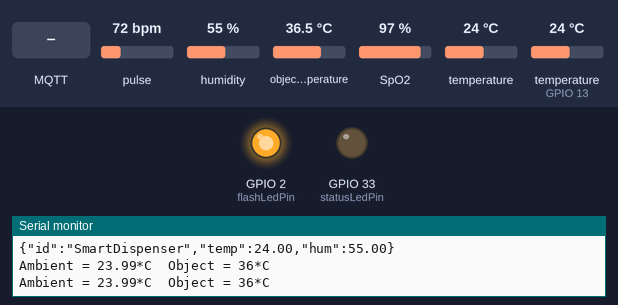
The sketch below on a simulated ESP32. On the bench: output pins drawn as LEDs (lit = HIGH), the last lines printed to the serial monitor. Inputs (shaded band) come from the test bench; at power-on: pulse 72 bpm, humidity 55 %, object temperature 36.5 °C, SpO2 97 %, temperature 24 °C, temperature (sensor on GPIO 13) 24 °C. WiFi joins after 1.5 s; servers stay silent unless stated; no MQTT or app messages arrive unless stated.

Above: at 9.7 s.
9.8 s: MQTT message "false" arrives on the first subscribed topic
At 10.7 s:
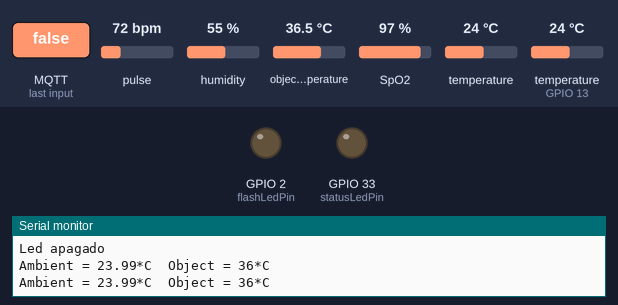
11.3 s: MQTT message "true" arrives on the first subscribed topic
At 11.8 s:
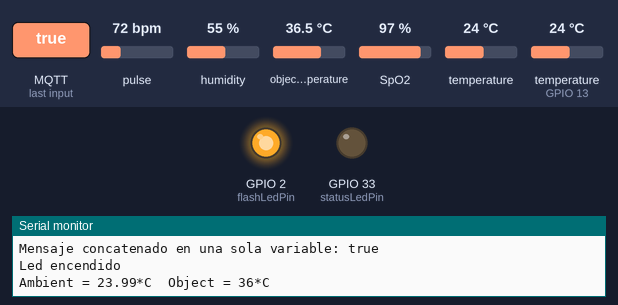
Timing chart, 0 to 14.3 s (numbered marks = the images above; inputs shaded):
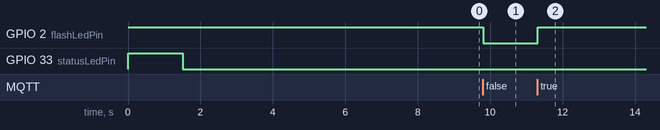

Measured:
- after the input at 9.8 s, GPIO 2 (flashLedPin): HIGH → LOW at once
- after the input at 11.3 s, GPIO 2 (flashLedPin): LOW → HIGH at once

The sketch:

SMART-DISPENSER-ESP32CAM-DHT11-MAX30102-MLX90614.ino
```cpp
/*
 * Parte de la programación esta basada: Optical SP02 Detection (SPK Algorithm) using the MAX30105 Breakout
 * By: Nathan Seidle @ SparkFun Electronics
 * Date: October 19th, 2016
 * https://github.com/sparkfun/MAX30105_Breakout
 *
 *  Parte de la programación esta basada en el programa ESP32CAM-DHT11
 * por: Hugo Escalpelo
 * Fecha: 28 de julio de 2021
 * Actualizado por: Laura del Rocio Balandrán C.
 * Fecha: 22/agosto/022
 *
 * Esta aplicación lleva a cabo la lectura del sensor DHT11 alojado dentro de un Dispesador médico inteligente usando la bliblioteca AdaFruit
 * envíando los valores de temperatura y humedad relativa por protocolo MQTT en un JSON.
 * Parte de la programación basada en el ejemplo de los programas MQTT Basic y JSON Basic del repositorio
 * del CodigoIoT.
 * Se enviará un JSON por MQTT con todas las variables. Usando el microcontrolador ESP32CAM
 * Para también conectar en paralelo el sensor MAX30102 y el MLX90614 que tomarán los indices de ritmo cardiaco, oxigenación
 * y temperatura corporal sin conctacto de un adulto mayor, para registrar los datos en una BD usando MySQL y Node-Red.
 *
 * Componente     PinESP32CAM     Estados lógicos
 * ledStatus------GPIO 33---------On=>LOW, Off=>HIGH
 * ledFlash-------GPIO 2----------On=>HIGH, Off=>LOW
 *
 * DHT11      ESP32CAM
 * S (Data)-----GPIO 13
 * GND----------GND
 * Vdd----------5V
 *
 * MAX30102     ESP32CAM
 * 5v-----------5V
 * GND----------GND
 * SDA----------14
 * SCL----------15
 *
 * MLX90614     ESP32CAM
 * 5v-----------5V
 * GND----------GND
 * SDA----------14
 * SCL----------15
 *
 * led de alerta
 * 5v-----------5V
 * GND----------GND
 * led----------GPIO 2----------On=>HIGH, Off=>LOW
 *
 */

//Bibliotecas
#include <WiFi.h>  // Biblioteca para el control de WiFi
#include <PubSubClient.h> //Biblioteca para conexion MQTT
#include "DHT.h" // Bliblioteca para el sensor DHT11
#include <Wire.h> // Biblioteca para comunicación I2C  //bilbiotecas adicionadas para el MAX30102 y MLX90614
#include "MAX30105.h" // Biblioteca del sensor
#include "spo2_algorithm.h" // Biblioteca para interpretación de señales
#include <Adafruit_MLX90614.h> // Biblioteca para el sensor de temperatura infrarrojo

#define DHTPIN 13     // Pin GPIO 13 de la ESP32CAm con el pin 2 del DHT11
#define DHTTYPE DHT11 //Configura el modelo de sensor, compatible también con DHT22

//Datos de WiFi
const char* ssid = "TROLLS";  // Aquí debes poner el nombre de tu red
const char* password = "m9EqQPk35H";  // Aquí debes poner la contraseña de tu red

//Datos del broker MQTT
const char* mqtt_server = "192.168.1.181"; // Si estas en una red local, coloca la IP asignada, en caso contrario, coloca la IP publica
IPAddress server(192,168,1,181); // 192,168,1,156

// Objetos
WiFiClient espClient; // Este objeto maneja los datos de conexion WiFi
PubSubClient client(espClient); // Este objeto maneja los datos de conexion al broker
DHT dht(DHTPIN, DHTTYPE); //Objeto que inicia el sensor
MAX30105 particleSensor; // Objeto para manejar el sensor MAX30102
Adafruit_MLX90614 mlx = Adafruit_MLX90614(); // Objeto para manejar el MLX90614

#define MAX_BRIGHTNESS 255 // Constante de brillo para el MAX30105

// Variables
int flashLedPin = 2;  // Para ser controlado por MQTT //era =4 lo cambie =2
int statusLedPin = 33; // Para indicar el estatus de conexión
long timeNow, timeLast; // Variables de control de tiempo no bloqueante
int data = 0; // Contador
//int wait = 5000;  // Indica la espera cada 5 segundos para envío de mensajes MQTT

int ledPin = 33;  // Para indicar el estatus de conexión
int ledPin2 = 2; // Para mostrar mensajes recibidos //ledPin2 = 4;  lo considere para el led de alerta ahora ledPin2 = 2;
long timeLastMQTT, timeLastMax30102, timeLastMLX; // Variables de control de tiempo no bloqueante
int wait = 5000;  // Indica la espera cada 5 segundos para envío de mensajes MQTT
int waitMax30102 = 4000; // Espera para lectura del sensor MAX30102
int waitMLX = 500; //Espera para lectura del sensor MLX90614

// Bloque de constantes necesarias para el calculo del BPM y SPO2
#if defined(__AVR_ATmega328P__) || defined(__AVR_ATmega168__)
//Arduino Uno doesn't have enough SRAM to store 100 samples of IR led data and red led data in 32-bit format
//To solve this problem, 16-bit MSB of the sampled data will be truncated. Samples become 16-bit data.
uint16_t irBuffer[100]; //infrared LED sensor data
uint16_t redBuffer[100];  //red LED sensor data
#else
uint32_t irBuffer[100]; //infrared LED sensor data
uint32_t redBuffer[100];  //red LED sensor data
#endif

int32_t bufferLength; //data length
int32_t spo2; //SPO2 value
int8_t validSPO2; //indicator to show if the SPO2 calculation is valid
int32_t heartRate; //heart rate value
int8_t validHeartRate; //indicator to show if the heart rate calculation is valid

//byte pulseLED = 16; //Must be on PWM pin
//byte readLED = 2; //Blinks with each data

int tir;


// Inicialización del programa
void setup() {
  // Iniciar comunicación serial
  Serial.begin (115200);
  pinMode (flashLedPin, OUTPUT);
  pinMode (statusLedPin, OUTPUT);
  digitalWrite (flashLedPin, HIGH); //Iniciar encendido
  digitalWrite (statusLedPin, HIGH);

  Serial.println();
  Serial.println();
  Serial.print("Conectar a ");
  Serial.println(ssid);

  WiFi.begin(ssid, password); // Función que realiza la conexión a WiFi

  while (WiFi.status() != WL_CONNECTED) { // Este bucle espera a que se realice la conexión
    digitalWrite (statusLedPin, HIGH);
    delay(500); //dado que es de suma importancia esperar a la conexión, debe usarse espera bloqueante
    digitalWrite (statusLedPin, LOW);
    Serial.print(".");  // Indicador de progreso
    delay (5);
  }

  // Cuando se haya logrado la conexión, el programa avanzará, por lo tanto, puede informarse lo siguiente
  Serial.println();
  Serial.println("WiFi conectado");
  Serial.println("Direccion IP: ");
  Serial.println(WiFi.localIP());

  // Si se logro la conexión, encender led
  if (WiFi.status () > 0){
  digitalWrite (statusLedPin, LOW); //enciende en bajo
  }

  delay (1000); // Esta espera es solo una formalidad antes de iniciar la comunicación con el broker

  // Conexión con el broker MQTT
  client.setServer(server, 1883); // Conectarse a la IP del broker en el puerto indicado
  client.setCallback(callback); // Activar función de CallBack, permite recibir mensajes MQTT y ejecutar funciones a partir de ellos
  delay(1500);  // Esta espera es preventiva, espera a la conexión para no perder información

  dht.begin(); //Función que inicia el sensor

  timeLast = millis (); // Inicia el control de tiempo pregunta a microcontrolador cual es su hora, para que timelast comience a contar a partir de ahi

// Initialize sensor MAX30102
  Wire.begin (14,15); // checar si los pines no estan intercambiados
  if (!particleSensor.begin(Wire)) //Use default I2C port, 400kHz speed // se quito el parametro de velocidad  de esta linea if (!particleSensor.begin(Wire, I2C_SPEED_FAST))
  {
    Serial.println(F("MAX30102 was not found. Please check wiring/power."));
    while (1);
  }

  byte ledBrightness = 60; //Options: 0=Off to 255=50mA
  byte sampleAverage = 4; //Options: 1, 2, 4, 8, 16, 32
  byte ledMode = 2; //Options: 1 = Red only, 2 = Red + IR, 3 = Red + IR + Green
  byte sampleRate = 100; //Options: 50, 100, 200, 400, 800, 1000, 1600, 3200
  int pulseWidth = 411; //Options: 69, 118, 215, 411
  int adcRange = 4096; //Options: 2048, 4096, 8192, 16384

  particleSensor.setup(ledBrightness, sampleAverage, ledMode, sampleRate, pulseWidth, adcRange); //Configure sensor with these settings

  max30102First (); // Esta funcion realiza las primeras 100 lecturas

  Serial.println("Adafruit MLX90614 test");


  if (!mlx.begin(0x5A, &Wire)) { //, I2C_SPEED_FAST
    Serial.println("Error connecting to MLX sensor. Check wiring.");
    while (1);
  };

  Serial.print("Emissivity = "); Serial.println(mlx.readEmissivity());
  Serial.println("================================================");
  delay (500);
  timeLastMQTT = millis (); // Inicia el control de tiempo de envio mqtt
  timeLastMax30102 = millis (); // Inicia el control de tiempo del sensor
  timeLastMLX = millis (); // Inicia el control de tiempo del sensor MLX90614

}// fin del void setup ()

// Cuerpo del programa, bucle principal
void loop() {
  //Verificar siempre que haya conexión al broker
  if (!client.connected()) {
    reconnect();  // En caso de que no haya conexión, ejecutar la función de reconexión, definida despues del void setup ()
  }// fin del if (!client.connected())
  client.loop(); // Esta función es muy importante, ejecuta de manera no bloqueante las funciones necesarias para la comunicación con el broker

  timeNow = millis(); // Control de tiempo para esperas no bloqueantes
  if (timeNow - timeLast > wait) { // Manda un mensaje por MQTT cada cinco segundos
    timeLast = timeNow; // Actualización de seguimiento de tiempo

 // ¡Leer la temperatura o la humedad toma alrededor de 250 milisegundos!
 // Las lecturas del sensor también pueden tener hasta 2 segundos de antigüedad (ya que es un sensor que actua muy lento)
   //OBTENER TEMPERATURA Y HUMEDAD
    float t = dht.readTemperature();
    float h = dht.readHumidity();

  // Comprobar si alguna lectura falló y salir antes (para volver a intentarlo).
  //Secuencia que se asegura de que la conexión con el sensor exista
    if (isnan(h) || isnan(t)) {
      Serial.println(F("Failed to read from DHT sensor!"));
      return;
    }


     //Se construye el string correspondiente al JSON
    String json = "{\"id\":\"SmartDispenser\",\"temp\":"+String(t)+",\"hum\":"+String(h)+"}";
    Serial.println(json); // Se imprime en monitor solo para poder visualizar que el string esta correctamente creado
    int str_len = json.length() + 1;//Se calcula la longitud del string
    char char_array[str_len];//Se crea un arreglo de caracteres de dicha longitud
    json.toCharArray(char_array, str_len);//Se convierte el string a char array
    client.publish("SmartDispenser/envio/mqtt", char_array); // Esta es la función que envía los datos por MQTT, especifica el tema y el valor
  }// fin del if (timeNow - timeLast > wait)

if (timeNow - timeLastMax30102 > waitMax30102) {
    timeLastMax30102 = timeNow;

    //Bloque de programacion de lectura del sensor
    //dumping the first 25 sets of samples in the memory and shift the last 75 sets of samples to the top
    for (byte i = 25; i < 100; i++)
    {
      redBuffer[i - 25] = redBuffer[i];
      irBuffer[i - 25] = irBuffer[i];
    }

    //take 25 sets of samples before calculating the heart rate.
    for (byte i = 75; i < 100; i++)
    {
      while (particleSensor.available() == false) //do we have new data?
        particleSensor.check(); //Check the sensor for new data

      //digitalWrite(readLED, !digitalRead(readLED)); //Blink onboard LED with every data read

      redBuffer[i] = particleSensor.getRed();
      irBuffer[i] = particleSensor.getIR();
      particleSensor.nextSample(); //We're finished with this sample so move to next sample

      //send samples and calculation result to terminal program through UART

      //Serial.print(F("HR="));
      //Serial.print(heartRate, DEC);

      //Serial.print(F(", HRvalid="));
      //Serial.print(validHeartRate, DEC);

      //Serial.print(F(", SPO2="));
      //Serial.print(spo2, DEC);

      //Serial.print(F(", SPO2Valid="));
      //Serial.println(validSPO2, DEC);
    }

    //After gathering 25 new samples recalculate HR and SP02
    maxim_heart_rate_and_oxygen_saturation(irBuffer, bufferLength, redBuffer, &spo2, &validSPO2, &heartRate, &validHeartRate);

  }

  if (timeNow - timeLastMLX > waitMLX) {
    timeLastMLX = timeNow; // Actualización de seguimiento de tiempo

    tir = mlx.readObjectTempC();
    Serial.print("Ambient = "); Serial.print(mlx.readAmbientTempC());
    Serial.print("*C\tObject = "); Serial.print(tir); Serial.println("*C");
  }

  if (timeNow - timeLastMQTT > wait) { // Manda un mensaje por MQTT cada cinco segundos
    timeLastMQTT = timeNow; // Actualización de seguimiento de tiempo

    //Se construye el string correspondiente al JSON que contiene 3 variables
    String json = "{\"hr\":" + String (heartRate) + ",\"hrv\":" + String (validHeartRate) + ",\"spo2\":" + String (spo2) + ",\"spo2v\":"+ String (validSPO2) + ",\"tir\":"+ String(tir) + "}";
    Serial.println(json); // Se imprime en monitor solo para poder visualizar que el string esta correctamente creado
    int str_len = json.length() + 1;//Se calcula la longitud del string
    char char_array[str_len];//Se crea un arreglo de caracteres de dicha longitud
    json.toCharArray(char_array, str_len);//Se convierte el string a char array
    client.publish("SmartDispenser/indices/mqtt", char_array); // Esta es la función que envía los datos por MQTT, especifica el tema y el valor

//Variable para el led
    data++; // Incremento a la variable para ser enviado por MQTT
    char dataString[8]; // Define una arreglo de caracteres para enviarlos por MQTT, especifica la longitud del mensaje en 8 caracteres
    dtostrf(data, 1, 2, dataString);  // Esta es una función nativa de leguaje AVR que convierte un arreglo de caracteres en una variable String
                                    //dtostrf(valor punto flotante a convertir,cantidad minima de caracteres a generar, precisión en decimales, varible donde se guardará)
    Serial.print("Contador: "); // Se imprime en monitor solo para poder visualizar que el evento sucede
    Serial.println(dataString);
    client.publish("codigoIoT/led/mqtt", dataString); // Esta es la función que envía los datos por MQTT, especifica el tema y el valor

 }// fin del if (timeNow - timeLastMQTT > wait)
}// fin del void loop ()

// Funciones de usuario

// Esta función permite tomar acciones en caso de que se reciba un mensaje correspondiente a un tema al cual se hará una suscripción
void callback(char* topic, byte* message, unsigned int length) {

  // Indicar por serial que llegó un mensaje
  Serial.print("Llegó un mensaje en el tema: ");
  Serial.print(topic);

  // Concatenar los mensajes recibidos para conformarlos como una varialbe String
  String messageTemp; // Se declara la variable en la cual se generará el mensaje completo
  for (int i = 0; i < length; i++) {  // Se imprime y concatena el mensaje
    Serial.print((char)message[i]);
    messageTemp += (char)message[i];
  }

  // Se comprueba que el mensaje se haya concatenado correctamente
  Serial.println();
  Serial.print ("Mensaje concatenado en una sola variable: ");
  Serial.println (messageTemp);

  // En esta parte puedes agregar las funciones que requieras para actuar segun lo necesites al recibir un mensaje MQTT

  // Ejemplo, en caso de recibir el mensaje true - false, se cambiará el estado del led soldado en la placa.
  // El ESP323CAM está suscrito al tema SmartDispenser/envio/mqtt
  if (String(topic) == "SmartDispenser/estadoled/mqttin") {  // En caso de recibirse mensaje en el tema SmartDispenser/estadoled/mqttin
    if(messageTemp == "true"){
      Serial.println("Led encendido");
      digitalWrite(flashLedPin, HIGH);
    }// fin del if (String(topic) == "SmartDispenser/estadoled/mqttin")
    else if(messageTemp == "false"){
      Serial.println("Led apagado");
      digitalWrite(flashLedPin, LOW);
    }// fin del else if(messageTemp == "false")
  }// fin del if (String(topic) == "SmartDispenser/estadoled/mqttin")
}// fin del void callback

// Función para reconectarse
void reconnect() {
  // Bucle hasta lograr conexión
  while (!client.connected()) { // Pregunta si hay conexión
    Serial.print("Tratando de contectarse...");
    // Intentar reconexión
    if (client.connect("ESP32CAMClient")) { //Pregunta por el resultado del intento de conexión
      Serial.println("Conectado");
      client.subscribe("SmartDispenser/estadoled/mqttin"); // Esta función realiza la suscripción al tema
    }// fin del  if (client.connect("ESP32CAMClient"))
    else {  //en caso de que la conexión no se logre
      Serial.print("Conexion fallida, Error rc=");
      Serial.print(client.state()); // Muestra el codigo de error
      Serial.println(" Volviendo a intentar en 5 segundos");
      // Espera de 5 segundos bloqueante
      delay(5000);
      Serial.println (client.connected ()); // Muestra estatus de conexión
    }// fin del else
  }// fin del bucle while (!client.connected())
}// fin de void reconnect()

// Funcion de primeras 100 lecturas
void max30102First () {
  bufferLength = 100; //buffer length of 100 stores 4 seconds of samples running at 25sps

  //read the first 100 samples, and determine the signal range
  for (byte i = 0 ; i < bufferLength ; i++)
  {
    while (particleSensor.available() == false) //do we have new data?
      particleSensor.check(); //Check the sensor for new data

    redBuffer[i] = particleSensor.getRed();
    irBuffer[i] = particleSensor.getIR();
    particleSensor.nextSample(); //We're finished with this sample so move to next sample

    Serial.print(F("red="));
    Serial.print(redBuffer[i], DEC);
    Serial.print(F(", ir="));
    Serial.println(irBuffer[i], DEC);
  }

  //calculate heart rate and SpO2 after first 100 samples (first 4 seconds of samples)
  maxim_heart_rate_and_oxygen_saturation(irBuffer, bufferLength, redBuffer, &spo2, &validSPO2, &heartRate, &validHeartRate);
}
```
